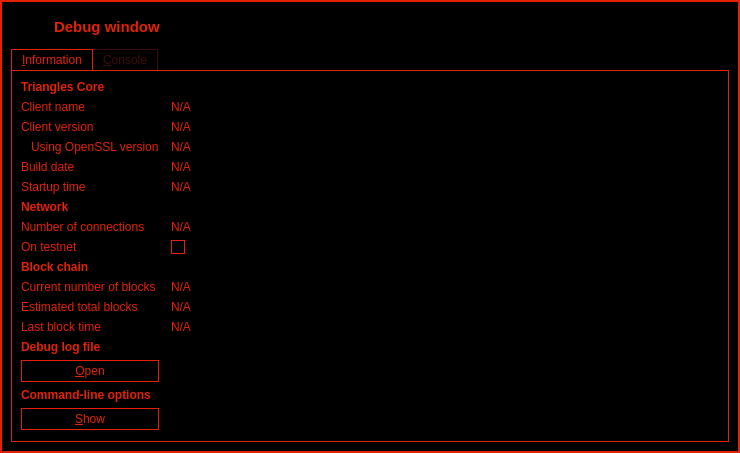
<?xml version="1.0" encoding="UTF-8"?>
<ui version="4.0">
 <class>RPCConsole</class>
 <widget class="QDialog" name="RPCConsole">
  <property name="geometry">
   <rect>
    <x>0</x>
    <y>0</y>
    <width>740</width>
    <height>450</height>
   </rect>
  </property>
  <property name="palette">
   <palette>
    <active>
     <colorrole role="WindowText">
      <brush brushstyle="SolidPattern">
       <color alpha="255">
        <red>242</red>
        <green>101</green>
        <blue>34</blue>
       </color>
      </brush>
     </colorrole>
     <colorrole role="Button">
      <brush brushstyle="SolidPattern">
       <color alpha="255">
        <red>0</red>
        <green>0</green>
        <blue>0</blue>
       </color>
      </brush>
     </colorrole>
     <colorrole role="Light">
      <brush brushstyle="SolidPattern">
       <color alpha="255">
        <red>255</red>
        <green>180</green>
        <blue>144</blue>
       </color>
      </brush>
     </colorrole>
     <colorrole role="Midlight">
      <brush brushstyle="SolidPattern">
       <color alpha="255">
        <red>248</red>
        <green>140</green>
        <blue>89</blue>
       </color>
      </brush>
     </colorrole>
     <colorrole role="Dark">
      <brush brushstyle="SolidPattern">
       <color alpha="255">
        <red>121</red>
        <green>50</green>
        <blue>17</blue>
       </color>
      </brush>
     </colorrole>
     <colorrole role="Mid">
      <brush brushstyle="SolidPattern">
       <color alpha="255">
        <red>161</red>
        <green>67</green>
        <blue>22</blue>
       </color>
      </brush>
     </colorrole>
     <colorrole role="Text">
      <brush brushstyle="SolidPattern">
       <color alpha="255">
        <red>242</red>
        <green>101</green>
        <blue>34</blue>
       </color>
      </brush>
     </colorrole>
     <colorrole role="BrightText">
      <brush brushstyle="SolidPattern">
       <color alpha="255">
        <red>255</red>
        <green>255</green>
        <blue>255</blue>
       </color>
      </brush>
     </colorrole>
     <colorrole role="ButtonText">
      <brush brushstyle="SolidPattern">
       <color alpha="255">
        <red>242</red>
        <green>101</green>
        <blue>34</blue>
       </color>
      </brush>
     </colorrole>
     <colorrole role="Base">
      <brush brushstyle="SolidPattern">
       <color alpha="255">
        <red>0</red>
        <green>0</green>
        <blue>0</blue>
       </color>
      </brush>
     </colorrole>
     <colorrole role="Window">
      <brush brushstyle="SolidPattern">
       <color alpha="255">
        <red>0</red>
        <green>0</green>
        <blue>0</blue>
       </color>
      </brush>
     </colorrole>
     <colorrole role="Shadow">
      <brush brushstyle="SolidPattern">
       <color alpha="255">
        <red>0</red>
        <green>0</green>
        <blue>0</blue>
       </color>
      </brush>
     </colorrole>
     <colorrole role="AlternateBase">
      <brush brushstyle="SolidPattern">
       <color alpha="255">
        <red>248</red>
        <green>178</green>
        <blue>144</blue>
       </color>
      </brush>
     </colorrole>
     <colorrole role="ToolTipBase">
      <brush brushstyle="SolidPattern">
       <color alpha="255">
        <red>255</red>
        <green>255</green>
        <blue>220</blue>
       </color>
      </brush>
     </colorrole>
     <colorrole role="ToolTipText">
      <brush brushstyle="SolidPattern">
       <color alpha="255">
        <red>0</red>
        <green>0</green>
        <blue>0</blue>
       </color>
      </brush>
     </colorrole>
    </active>
    <inactive>
     <colorrole role="WindowText">
      <brush brushstyle="SolidPattern">
       <color alpha="255">
        <red>242</red>
        <green>101</green>
        <blue>34</blue>
       </color>
      </brush>
     </colorrole>
     <colorrole role="Button">
      <brush brushstyle="SolidPattern">
       <color alpha="255">
        <red>0</red>
        <green>0</green>
        <blue>0</blue>
       </color>
      </brush>
     </colorrole>
     <colorrole role="Light">
      <brush brushstyle="SolidPattern">
       <color alpha="255">
        <red>255</red>
        <green>180</green>
        <blue>144</blue>
       </color>
      </brush>
     </colorrole>
     <colorrole role="Midlight">
      <brush brushstyle="SolidPattern">
       <color alpha="255">
        <red>248</red>
        <green>140</green>
        <blue>89</blue>
       </color>
      </brush>
     </colorrole>
     <colorrole role="Dark">
      <brush brushstyle="SolidPattern">
       <color alpha="255">
        <red>121</red>
        <green>50</green>
        <blue>17</blue>
       </color>
      </brush>
     </colorrole>
     <colorrole role="Mid">
      <brush brushstyle="SolidPattern">
       <color alpha="255">
        <red>161</red>
        <green>67</green>
        <blue>22</blue>
       </color>
      </brush>
     </colorrole>
     <colorrole role="Text">
      <brush brushstyle="SolidPattern">
       <color alpha="255">
        <red>242</red>
        <green>101</green>
        <blue>34</blue>
       </color>
      </brush>
     </colorrole>
     <colorrole role="BrightText">
      <brush brushstyle="SolidPattern">
       <color alpha="255">
        <red>255</red>
        <green>255</green>
        <blue>255</blue>
       </color>
      </brush>
     </colorrole>
     <colorrole role="ButtonText">
      <brush brushstyle="SolidPattern">
       <color alpha="255">
        <red>242</red>
        <green>101</green>
        <blue>34</blue>
       </color>
      </brush>
     </colorrole>
     <colorrole role="Base">
      <brush brushstyle="SolidPattern">
       <color alpha="255">
        <red>0</red>
        <green>0</green>
        <blue>0</blue>
       </color>
      </brush>
     </colorrole>
     <colorrole role="Window">
      <brush brushstyle="SolidPattern">
       <color alpha="255">
        <red>0</red>
        <green>0</green>
        <blue>0</blue>
       </color>
      </brush>
     </colorrole>
     <colorrole role="Shadow">
      <brush brushstyle="SolidPattern">
       <color alpha="255">
        <red>0</red>
        <green>0</green>
        <blue>0</blue>
       </color>
      </brush>
     </colorrole>
     <colorrole role="AlternateBase">
      <brush brushstyle="SolidPattern">
       <color alpha="255">
        <red>248</red>
        <green>178</green>
        <blue>144</blue>
       </color>
      </brush>
     </colorrole>
     <colorrole role="ToolTipBase">
      <brush brushstyle="SolidPattern">
       <color alpha="255">
        <red>255</red>
        <green>255</green>
        <blue>220</blue>
       </color>
      </brush>
     </colorrole>
     <colorrole role="ToolTipText">
      <brush brushstyle="SolidPattern">
       <color alpha="255">
        <red>0</red>
        <green>0</green>
        <blue>0</blue>
       </color>
      </brush>
     </colorrole>
    </inactive>
    <disabled>
     <colorrole role="WindowText">
      <brush brushstyle="SolidPattern">
       <color alpha="255">
        <red>242</red>
        <green>101</green>
        <blue>34</blue>
       </color>
      </brush>
     </colorrole>
     <colorrole role="Button">
      <brush brushstyle="SolidPattern">
       <color alpha="255">
        <red>0</red>
        <green>0</green>
        <blue>0</blue>
       </color>
      </brush>
     </colorrole>
     <colorrole role="Light">
      <brush brushstyle="SolidPattern">
       <color alpha="255">
        <red>255</red>
        <green>180</green>
        <blue>144</blue>
       </color>
      </brush>
     </colorrole>
     <colorrole role="Midlight">
      <brush brushstyle="SolidPattern">
       <color alpha="255">
        <red>248</red>
        <green>140</green>
        <blue>89</blue>
       </color>
      </brush>
     </colorrole>
     <colorrole role="Dark">
      <brush brushstyle="SolidPattern">
       <color alpha="255">
        <red>121</red>
        <green>50</green>
        <blue>17</blue>
       </color>
      </brush>
     </colorrole>
     <colorrole role="Mid">
      <brush brushstyle="SolidPattern">
       <color alpha="255">
        <red>161</red>
        <green>67</green>
        <blue>22</blue>
       </color>
      </brush>
     </colorrole>
     <colorrole role="Text">
      <brush brushstyle="SolidPattern">
       <color alpha="255">
        <red>242</red>
        <green>101</green>
        <blue>34</blue>
       </color>
      </brush>
     </colorrole>
     <colorrole role="BrightText">
      <brush brushstyle="SolidPattern">
       <color alpha="255">
        <red>255</red>
        <green>255</green>
        <blue>255</blue>
       </color>
      </brush>
     </colorrole>
     <colorrole role="ButtonText">
      <brush brushstyle="SolidPattern">
       <color alpha="255">
        <red>242</red>
        <green>101</green>
        <blue>34</blue>
       </color>
      </brush>
     </colorrole>
     <colorrole role="Base">
      <brush brushstyle="SolidPattern">
       <color alpha="255">
        <red>0</red>
        <green>0</green>
        <blue>0</blue>
       </color>
      </brush>
     </colorrole>
     <colorrole role="Window">
      <brush brushstyle="SolidPattern">
       <color alpha="255">
        <red>0</red>
        <green>0</green>
        <blue>0</blue>
       </color>
      </brush>
     </colorrole>
     <colorrole role="Shadow">
      <brush brushstyle="SolidPattern">
       <color alpha="255">
        <red>0</red>
        <green>0</green>
        <blue>0</blue>
       </color>
      </brush>
     </colorrole>
     <colorrole role="AlternateBase">
      <brush brushstyle="SolidPattern">
       <color alpha="255">
        <red>242</red>
        <green>101</green>
        <blue>34</blue>
       </color>
      </brush>
     </colorrole>
     <colorrole role="ToolTipBase">
      <brush brushstyle="SolidPattern">
       <color alpha="255">
        <red>255</red>
        <green>255</green>
        <blue>220</blue>
       </color>
      </brush>
     </colorrole>
     <colorrole role="ToolTipText">
      <brush brushstyle="SolidPattern">
       <color alpha="255">
        <red>0</red>
        <green>0</green>
        <blue>0</blue>
       </color>
      </brush>
     </colorrole>
    </disabled>
   </palette>
  </property>
  <property name="windowTitle">
   <string>Triangles - Debug window</string>
  </property>
  <property name="styleSheet">
   <string notr="true">color: #e32105;
	background-color: #000;
   </string>
  </property>
  <layout class="QVBoxLayout" name="verticalLayout">
   <property name="spacing">
    <number>0</number>
   </property>
   <property name="leftMargin">
    <number>0</number>
   </property>
   <property name="topMargin">
    <number>0</number>
   </property>
   <property name="rightMargin">
    <number>0</number>
   </property>
   <property name="bottomMargin">
    <number>0</number>
   </property>
   <item>
    <widget class="QFrame" name="borderframe">
     <property name="styleSheet">
      <string notr="true">#borderframe {
	border: 2px solid #e32105;
      }</string>
     </property>
     <property name="frameShape">
      <enum>QFrame::StyledPanel</enum>
     </property>
     <property name="frameShadow">
      <enum>QFrame::Raised</enum>
     </property>
     <layout class="QVBoxLayout" name="verticalLayout_2">
      <item>
       <widget class="QWidget" name="wCaption" native="true">
        <property name="minimumSize">
         <size>
          <width>0</width>
          <height>32</height>
         </size>
        </property>
        <property name="maximumSize">
         <size>
          <width>16777215</width>
          <height>32</height>
         </size>
        </property>
        <property name="styleSheet">
         <string notr="true"/>
        </property>
        <property name="is_header" stdset="0">
         <bool>true</bool>
        </property>
        <layout class="QHBoxLayout" name="horizontalLayout_19">
         <property name="leftMargin">
          <number>0</number>
         </property>
         <property name="topMargin">
          <number>0</number>
         </property>
         <property name="rightMargin">
          <number>0</number>
         </property>
         <property name="bottomMargin">
          <number>0</number>
         </property>
         <item>
          <spacer name="horizontalSpacer_26">
           <property name="orientation">
            <enum>Qt::Horizontal</enum>
           </property>
           <property name="sizeType">
            <enum>QSizePolicy::Fixed</enum>
           </property>
           <property name="sizeHint" stdset="0">
            <size>
             <width>7</width>
             <height>20</height>
            </size>
           </property>
          </spacer>
         </item>
         <item>
          <widget class="QLabel" name="picAdd">
           <property name="enabled">
            <bool>true</bool>
           </property>
           <property name="sizePolicy">
            <sizepolicy hsizetype="Preferred" vsizetype="Preferred">
             <horstretch>0</horstretch>
             <verstretch>0</verstretch>
            </sizepolicy>
           </property>
           <property name="minimumSize">
            <size>
             <width>30</width>
             <height>30</height>
            </size>
           </property>
           <property name="maximumSize">
            <size>
             <width>30</width>
             <height>30</height>
            </size>
           </property>
           <property name="text">
            <string/>
           </property>
           <property name="pixmap">
            <pixmap resource="../triangles.qrc">:/menu_32/debug</pixmap>
           </property>
          </widget>
         </item>
         <item>
          <widget class="QLabel" name="lbTitle">
           <property name="font">
            <font>
             <pointsize>11</pointsize>
             <weight>75</weight>
             <bold>true</bold>
             <stylestrategy>PreferAntialias</stylestrategy>
            </font>
           </property>
           <property name="styleSheet">
            <string notr="true"/>
           </property>
           <property name="text">
            <string>Debug window</string>
           </property>
          </widget>
         </item>
         <item>
          <widget class="QPushButton" name="bClose">
           <property name="minimumSize">
            <size>
             <width>30</width>
             <height>30</height>
            </size>
           </property>
           <property name="maximumSize">
            <size>
             <width>30</width>
             <height>30</height>
            </size>
           </property>
           <property name="styleSheet">
            <string notr="true">QPushButton {	
	image: url(:/icons/close_normal);
	border: 0px solid gray;
	}

QPushButton:pressed:flat {
	image: url(:/icons/close_normal);
	}

QPushButton:hover {
	image: url(:/icons/close_hover);
	}</string>
           </property>
           <property name="text">
            <string notr="true"/>
           </property>
           <property name="autoDefault">
            <bool>false</bool>
           </property>
           <property name="flat">
            <bool>true</bool>
           </property>
          </widget>
         </item>
        </layout>
       </widget>
      </item>
      <item>
       <widget class="QTabWidget" name="tabWidget">
        <property name="styleSheet">
         <string notr="true">QTabWidget::pane {
	border: 1px solid #e32105;
	}

QTabBar::tab   {
	padding-top: 3px;
	padding-bottom: 3px;
	padding-left: 10px;
	padding-right: 10px;
	}
                        

QTabBar::tab:!selected {
	color: #3d0e04;
	margin-right: -1px;
	border-left: 1px solid #3d0e04;
	border-right: 1px solid #3d0e04;
	border-top: 1px solid #3d0e04;
	}

QTabBar::tab:!selected:last {
	margin-right: 0px;
	}
                        
QTabBar::tab:selected {
	color: #e32105;
	margin-right: -1px;
	border-left: 1px solid #e32105;
	border-right: 1px solid #e32105;
	border-top: 1px solid #e32105;
	}

QTabBar::tab:selected:last {
	margin-right: 0px;
	}
                        
QTabBar::tab:!selected:hover {
	background-color: #3d0e04;
	color: #e32105;
	}</string>
        </property>
        <property name="currentIndex">
         <number>0</number>
        </property>
        <widget class="QWidget" name="tab_info">
         <attribute name="title">
          <string>&amp;Information</string>
         </attribute>
         <layout class="QGridLayout" name="gridLayout" columnstretch="0,1">
          <property name="horizontalSpacing">
           <number>12</number>
          </property>
          <item row="0" column="0">
           <widget class="QLabel" name="label_9">
            <property name="font">
             <font>
              <weight>75</weight>
              <bold>true</bold>
             </font>
            </property>
            <property name="text">
             <string>Triangles Core</string>
            </property>
           </widget>
          </item>
          <item row="1" column="0">
           <widget class="QLabel" name="label_5">
            <property name="text">
             <string>Client name</string>
            </property>
           </widget>
          </item>
          <item row="1" column="1">
           <widget class="QLabel" name="clientName">
            <property name="cursor">
             <cursorShape>IBeamCursor</cursorShape>
            </property>
            <property name="text">
             <string>N/A</string>
            </property>
            <property name="textFormat">
             <enum>Qt::PlainText</enum>
            </property>
            <property name="textInteractionFlags">
             <set>Qt::LinksAccessibleByMouse|Qt::TextSelectableByKeyboard|Qt::TextSelectableByMouse</set>
            </property>
           </widget>
          </item>
          <item row="2" column="0">
           <widget class="QLabel" name="label_6">
            <property name="text">
             <string>Client version</string>
            </property>
           </widget>
          </item>
          <item row="2" column="1">
           <widget class="QLabel" name="clientVersion">
            <property name="cursor">
             <cursorShape>IBeamCursor</cursorShape>
            </property>
            <property name="text">
             <string>N/A</string>
            </property>
            <property name="textFormat">
             <enum>Qt::PlainText</enum>
            </property>
            <property name="textInteractionFlags">
             <set>Qt::LinksAccessibleByMouse|Qt::TextSelectableByKeyboard|Qt::TextSelectableByMouse</set>
            </property>
           </widget>
          </item>
          <item row="3" column="0">
           <widget class="QLabel" name="label_14">
            <property name="text">
             <string>Using OpenSSL version</string>
            </property>
            <property name="indent">
             <number>10</number>
            </property>
           </widget>
          </item>
          <item row="3" column="1">
           <widget class="QLabel" name="openSSLVersion">
            <property name="cursor">
             <cursorShape>IBeamCursor</cursorShape>
            </property>
            <property name="text">
             <string>N/A</string>
            </property>
            <property name="textFormat">
             <enum>Qt::PlainText</enum>
            </property>
            <property name="textInteractionFlags">
             <set>Qt::LinksAccessibleByMouse|Qt::TextSelectableByKeyboard|Qt::TextSelectableByMouse</set>
            </property>
           </widget>
          </item>
          <item row="4" column="0">
           <widget class="QLabel" name="label_12">
            <property name="text">
             <string>Build date</string>
            </property>
           </widget>
          </item>
          <item row="4" column="1">
           <widget class="QLabel" name="buildDate">
            <property name="cursor">
             <cursorShape>IBeamCursor</cursorShape>
            </property>
            <property name="text">
             <string>N/A</string>
            </property>
            <property name="textFormat">
             <enum>Qt::PlainText</enum>
            </property>
            <property name="textInteractionFlags">
             <set>Qt::LinksAccessibleByMouse|Qt::TextSelectableByKeyboard|Qt::TextSelectableByMouse</set>
            </property>
           </widget>
          </item>
          <item row="5" column="0">
           <widget class="QLabel" name="label_13">
            <property name="text">
             <string>Startup time</string>
            </property>
           </widget>
          </item>
          <item row="5" column="1">
           <widget class="QLabel" name="startupTime">
            <property name="cursor">
             <cursorShape>IBeamCursor</cursorShape>
            </property>
            <property name="text">
             <string>N/A</string>
            </property>
            <property name="textFormat">
             <enum>Qt::PlainText</enum>
            </property>
            <property name="textInteractionFlags">
             <set>Qt::LinksAccessibleByMouse|Qt::TextSelectableByKeyboard|Qt::TextSelectableByMouse</set>
            </property>
           </widget>
          </item>
          <item row="6" column="0">
           <widget class="QLabel" name="label_11">
            <property name="font">
             <font>
              <weight>75</weight>
              <bold>true</bold>
             </font>
            </property>
            <property name="text">
             <string>Network</string>
            </property>
           </widget>
          </item>
          <item row="7" column="0">
           <widget class="QLabel" name="label_7">
            <property name="text">
             <string>Number of connections</string>
            </property>
           </widget>
          </item>
          <item row="7" column="1">
           <widget class="QLabel" name="numberOfConnections">
            <property name="cursor">
             <cursorShape>IBeamCursor</cursorShape>
            </property>
            <property name="text">
             <string>N/A</string>
            </property>
            <property name="textFormat">
             <enum>Qt::PlainText</enum>
            </property>
            <property name="textInteractionFlags">
             <set>Qt::LinksAccessibleByMouse|Qt::TextSelectableByKeyboard|Qt::TextSelectableByMouse</set>
            </property>
           </widget>
          </item>
          <item row="8" column="0">
           <widget class="QLabel" name="label_8">
            <property name="text">
             <string>On testnet</string>
            </property>
           </widget>
          </item>
          <item row="8" column="1">
           <widget class="QCheckBox" name="isTestNet">
            <property name="enabled">
             <bool>false</bool>
            </property>
            <property name="styleSheet">
             <string notr="true">QCheckBox::indicator { 
	border:1px solid #e32105;
	background-color: #000;
	}

QCheckBox::indicator:checked {
	image:url(:/icons/checkbox);
	padding: 1px;
	}</string>
            </property>
            <property name="text">
             <string/>
            </property>
           </widget>
          </item>
          <item row="9" column="0">
           <widget class="QLabel" name="label_10">
            <property name="font">
             <font>
              <weight>75</weight>
              <bold>true</bold>
             </font>
            </property>
            <property name="text">
             <string>Block chain</string>
            </property>
           </widget>
          </item>
          <item row="10" column="0">
           <widget class="QLabel" name="label_3">
            <property name="text">
             <string>Current number of blocks</string>
            </property>
           </widget>
          </item>
          <item row="10" column="1">
           <widget class="QLabel" name="numberOfBlocks">
            <property name="cursor">
             <cursorShape>IBeamCursor</cursorShape>
            </property>
            <property name="text">
             <string>N/A</string>
            </property>
            <property name="textFormat">
             <enum>Qt::PlainText</enum>
            </property>
            <property name="textInteractionFlags">
             <set>Qt::LinksAccessibleByMouse|Qt::TextSelectableByKeyboard|Qt::TextSelectableByMouse</set>
            </property>
           </widget>
          </item>
          <item row="11" column="0">
           <widget class="QLabel" name="label_4">
            <property name="text">
             <string>Estimated total blocks</string>
            </property>
           </widget>
          </item>
          <item row="11" column="1">
           <widget class="QLabel" name="totalBlocks">
            <property name="cursor">
             <cursorShape>IBeamCursor</cursorShape>
            </property>
            <property name="text">
             <string>N/A</string>
            </property>
            <property name="textFormat">
             <enum>Qt::PlainText</enum>
            </property>
            <property name="textInteractionFlags">
             <set>Qt::LinksAccessibleByMouse|Qt::TextSelectableByKeyboard|Qt::TextSelectableByMouse</set>
            </property>
           </widget>
          </item>
          <item row="12" column="0">
           <widget class="QLabel" name="label_2">
            <property name="text">
             <string>Last block time</string>
            </property>
           </widget>
          </item>
          <item row="12" column="1">
           <widget class="QLabel" name="lastBlockTime">
            <property name="cursor">
             <cursorShape>IBeamCursor</cursorShape>
            </property>
            <property name="text">
             <string>N/A</string>
            </property>
            <property name="textFormat">
             <enum>Qt::PlainText</enum>
            </property>
            <property name="textInteractionFlags">
             <set>Qt::LinksAccessibleByMouse|Qt::TextSelectableByKeyboard|Qt::TextSelectableByMouse</set>
            </property>
           </widget>
          </item>
          <item row="13" column="0">
           <spacer name="verticalSpacer_2">
            <property name="orientation">
             <enum>Qt::Vertical</enum>
            </property>
            <property name="sizeHint" stdset="0">
             <size>
              <width>20</width>
              <height>20</height>
             </size>
            </property>
           </spacer>
          </item>
          <item row="14" column="0">
           <widget class="QLabel" name="labelDebugLogfile">
            <property name="font">
             <font>
              <weight>75</weight>
              <bold>true</bold>
             </font>
            </property>
            <property name="text">
             <string>Debug log file</string>
            </property>
           </widget>
          </item>
          <item row="15" column="0">
           <widget class="QPushButton" name="openDebugLogfileButton">
            <property name="toolTip">
             <string>Open the Triangles debug log file from the current data directory. This can take a few seconds for large log files.</string>
            </property>
            <property name="styleSheet">
             <string notr="true">QPushButton {
	border: 1px solid #e32105;
	padding: 3px 20px 3px 20px;
	}

QPushButton:pressed:flat {
	color: #000;
	background-color: #e32105;
	}

QPushButton:hover {
	background-color: #3d0e04;
	}

QPushButton:!enabled {
	color: #3d0e04;
	border: 1px solid #3d0e04;
	}</string>
            </property>
            <property name="text">
             <string>&amp;Open</string>
            </property>
            <property name="autoDefault">
             <bool>false</bool>
            </property>
           </widget>
          </item>
          <item row="16" column="0">
           <widget class="QLabel" name="labelCLOptions">
            <property name="font">
             <font>
              <weight>75</weight>
              <bold>true</bold>
             </font>
            </property>
            <property name="text">
             <string>Command-line options</string>
            </property>
           </widget>
          </item>
          <item row="17" column="0">
           <widget class="QPushButton" name="showCLOptionsButton">
            <property name="toolTip">
             <string>Show the Triangles-Qt help message to get a list with possible Triangles command-line options.</string>
            </property>
            <property name="styleSheet">
             <string notr="true">QPushButton {
	border: 1px solid #e32105;
	padding: 3px 20px 3px 20px;
	}

QPushButton:pressed:flat {
	color: #000;
	background-color: #e32105;
	}

QPushButton:hover {
	background-color: #3d0e04;
	}

QPushButton:!enabled {
	color: #3d0e04;
	border: 1px solid #3d0e04;
	}</string>
            </property>
            <property name="text">
             <string>&amp;Show</string>
            </property>
            <property name="autoDefault">
             <bool>false</bool>
            </property>
           </widget>
          </item>
          <item row="18" column="0">
           <spacer name="verticalSpacer">
            <property name="orientation">
             <enum>Qt::Vertical</enum>
            </property>
            <property name="sizeHint" stdset="0">
             <size>
              <width>20</width>
              <height>40</height>
             </size>
            </property>
           </spacer>
          </item>
         </layout>
        </widget>
        <widget class="QWidget" name="tab_console">
         <attribute name="title">
          <string>&amp;Console</string>
         </attribute>
         <layout class="QVBoxLayout" name="verticalLayout_3">
          <property name="spacing">
           <number>3</number>
          </property>
          <item>
           <widget class="QTextEdit" name="messagesWidget">
            <property name="minimumSize">
             <size>
              <width>0</width>
              <height>100</height>
             </size>
            </property>
            <property name="styleSheet">
             <string notr="true">border: 1px solid #e32105;</string>
            </property>
            <property name="readOnly">
             <bool>true</bool>
            </property>
            <property name="tabKeyNavigation" stdset="0">
             <bool>false</bool>
            </property>
            <property name="columnCount" stdset="0">
             <number>2</number>
            </property>
           </widget>
          </item>
          <item>
           <layout class="QHBoxLayout" name="filterLayout">
            <property name="spacing">
             <number>12</number>
            </property>
            <item>
             <widget class="QLabel" name="showLabel">
              <property name="text">
               <string>Show:</string>
              </property>
             </widget>
            </item>
            <item>
             <widget class="QCheckBox" name="showRequestsCheckBox">
              <property name="text">
               <string>Requests</string>
              </property>
              <property name="checked">
               <bool>true</bool>
              </property>
             </widget>
            </item>
            <item>
             <widget class="QCheckBox" name="showRepliesCheckBox">
              <property name="text">
               <string>Replies</string>
              </property>
              <property name="checked">
               <bool>true</bool>
              </property>
             </widget>
            </item>
            <item>
             <widget class="QCheckBox" name="showErrorsCheckBox">
              <property name="text">
               <string>Errors</string>
              </property>
              <property name="checked">
               <bool>true</bool>
              </property>
             </widget>
            </item>
            <item>
             <spacer name="horizontalSpacerFilters">
              <property name="orientation">
               <enum>Qt::Horizontal</enum>
              </property>
              <property name="sizeHint" stdset="0">
               <size>
                <width>40</width>
                <height>20</height>
               </size>
              </property>
             </spacer>
            </item>
           </layout>
          </item>
          <item>
           <layout class="QHBoxLayout" name="horizontalLayout">
            <property name="spacing">
             <number>3</number>
            </property>
            <item>
             <widget class="QLabel" name="label">
              <property name="text">
               <string notr="true">&gt;</string>
              </property>
             </widget>
            </item>
            <item>
             <widget class="QLineEdit" name="lineEdit">
              <property name="styleSheet">
               <string notr="true">QLineEdit {
	background-color: #1c1c1c;
	border: 1px solid #e32105;
	}</string>
              </property>
             </widget>
            </item>
            <item>
             <widget class="QPushButton" name="clearButton">
              <property name="maximumSize">
               <size>
                <width>24</width>
                <height>24</height>
               </size>
              </property>
              <property name="toolTip">
               <string>Clear console</string>
              </property>
              <property name="styleSheet">
               <string notr="true">QPushButton {
	text-align:left;
	border: 0px solid gray;
	padding: 3px 5px 3px 5px;
	}

QPushButton:pressed:flat {
	color: #000;
	background-color: #e32105;
	}

QPushButton:hover {
	color: #000;
	background-color: #e32105;
	}</string>
              </property>
              <property name="text">
               <string/>
              </property>
              <property name="icon">
               <iconset resource="../triangles.qrc">
                <normaloff>:/icons/remove</normaloff>:/icons/remove</iconset>
              </property>
              <property name="shortcut">
               <string notr="true">Ctrl+L</string>
              </property>
              <property name="autoDefault">
               <bool>false</bool>
              </property>
             </widget>
            </item>
           </layout>
          </item>
         </layout>
        </widget>
       </widget>
      </item>
     </layout>
    </widget>
   </item>
  </layout>
 </widget>
 <resources>
  <include location="../triangles.qrc"/>
 </resources>
 <connections>
  <connection>
   <sender>bClose</sender>
   <signal>clicked()</signal>
   <receiver>RPCConsole</receiver>
   <slot>reject()</slot>
   <hints>
    <hint type="sourcelabel">
     <x>544</x>
     <y>17</y>
    </hint>
    <hint type="destinationlabel">
     <x>552</x>
     <y>44</y>
    </hint>
   </hints>
  </connection>
 </connections>
</ui>
